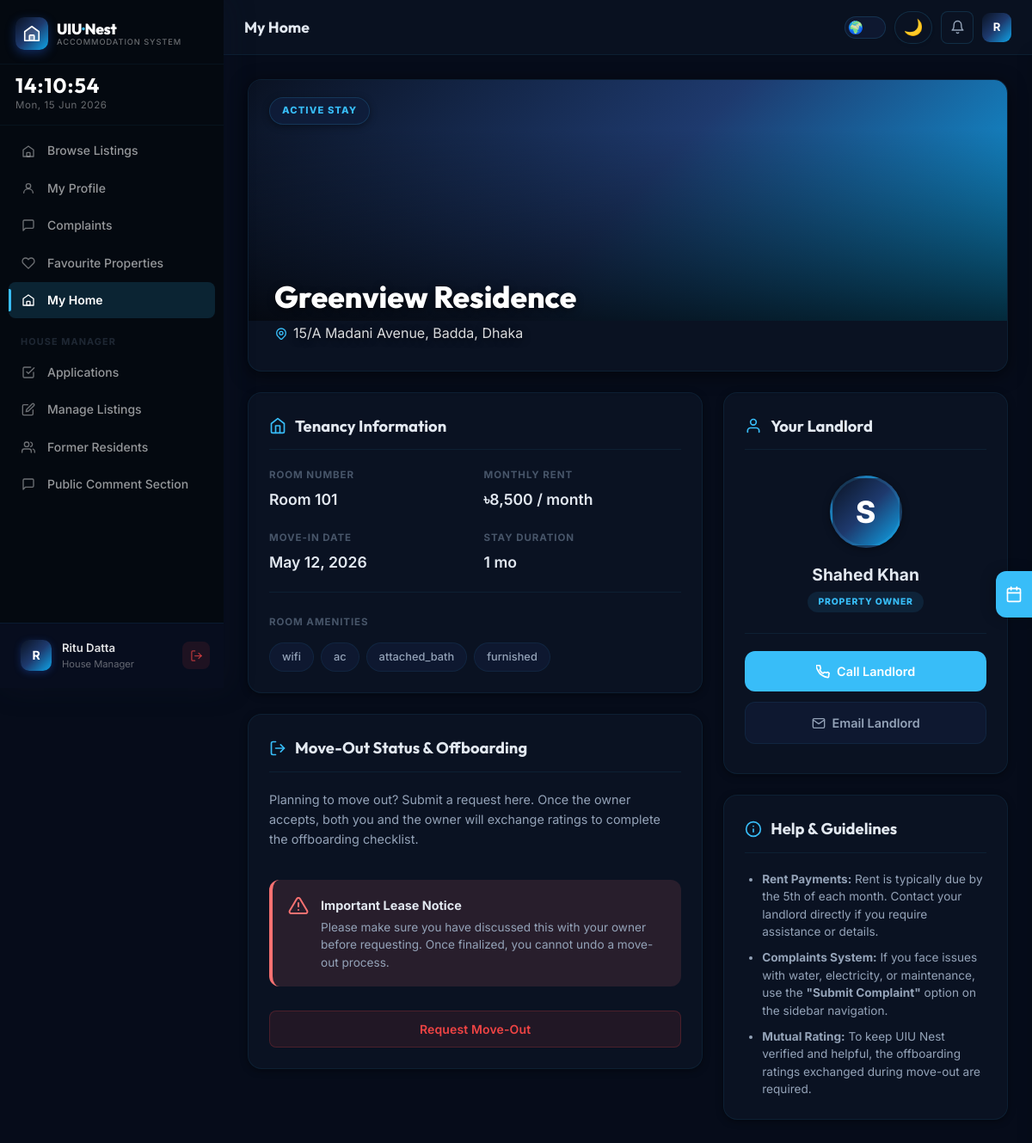
/pages/my-home.php (signed in), run on an earlier commit of the app's database.
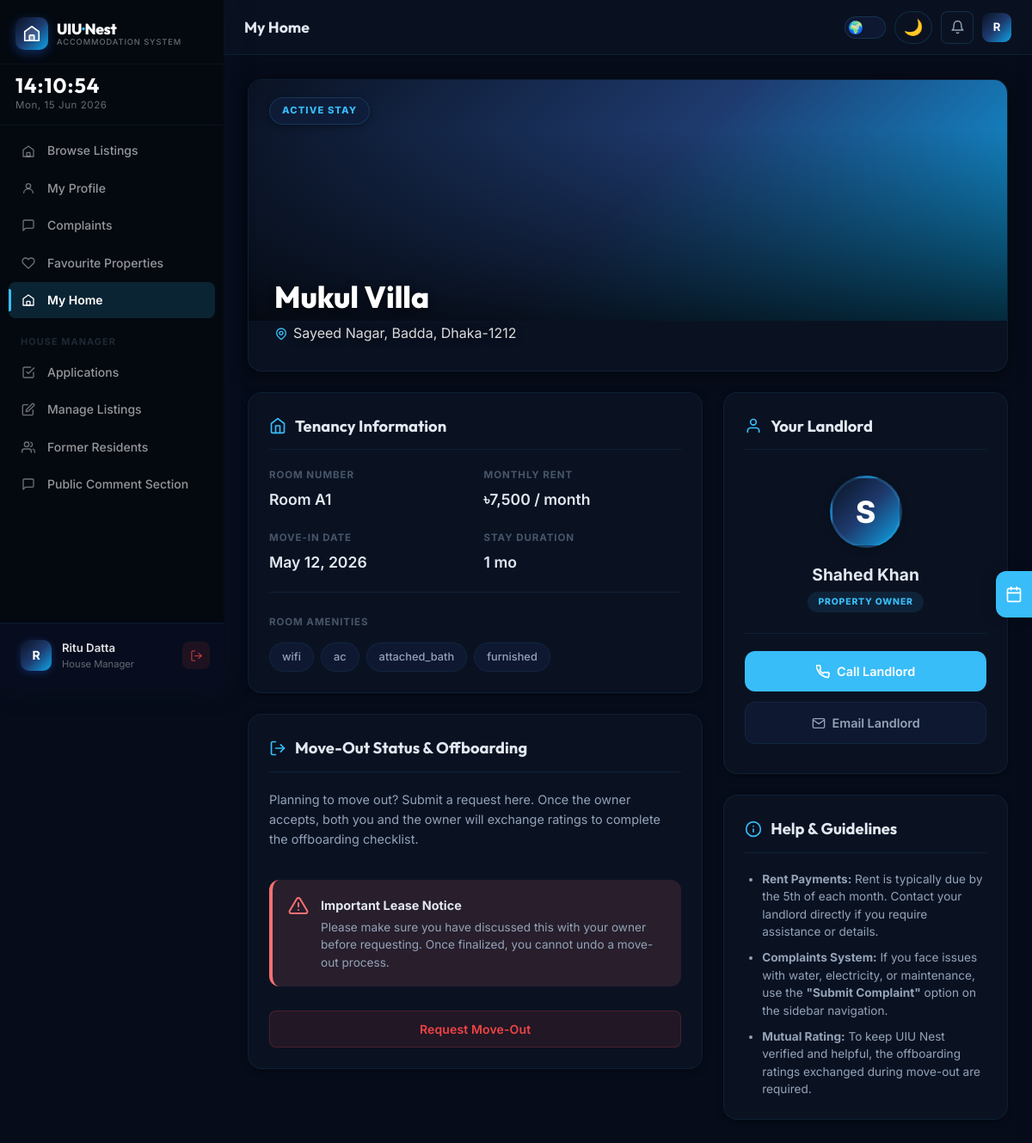
And on a later commit of the database.
### tables this page shows
CREATE TABLE `room_tenants` (
  `id`           INT UNSIGNED NOT NULL AUTO_INCREMENT,
  `room_id`      INT UNSIGNED NOT NULL,
  `user_id`      INT UNSIGNED NOT NULL,
  `moved_in_at`  DATETIME     NOT NULL DEFAULT CURRENT_TIMESTAMP,
  `moved_out_at` DATETIME     DEFAULT NULL,
  PRIMARY KEY (`id`),
  INDEX `idx_rt_user` (`user_id`),
  CONSTRAINT `fk_rt_room` FOREIGN KEY (`room_id`) REFERENCES `rooms` (`id`) ON DELETE CASCADE,
  CONSTRAINT `fk_rt_user` FOREIGN KEY (`user_id`) REFERENCES `users` (`id`) ON DELETE CASCADE
);

CREATE TABLE `properties` (
  `id`              INT UNSIGNED  NOT NULL AUTO_INCREMENT,
  `owner_id`        INT UNSIGNED  NOT NULL,
  `house_manager_id` INT UNSIGNED DEFAULT NULL,
  `name`            VARCHAR(200)  NOT NULL,
  `address`         TEXT          NOT NULL,
  `location_lat`    DECIMAL(10,7) NOT NULL DEFAULT 23.7990,
  `location_lng`    DECIMAL(10,7) NOT NULL DEFAULT 90.4510,
  `description`     TEXT          DEFAULT NULL,
  `image_path`      VARCHAR(500)  DEFAULT NULL,
  `is_active`       TINYINT(1)    NOT NULL DEFAULT 1,
  `created_at`      DATETIME      NOT NULL DEFAULT CURRENT_TIMESTAMP,
  `updated_at`      DATETIME      NOT NULL DEFAULT CURRENT_TIMESTAMP ON UPDATE CURRENT_TIMESTAMP,
  PRIMARY KEY (`id`),
  INDEX `idx_prop_owner` (`owner_id`),
  INDEX `idx_prop_location` (`location_lat`, `location_lng`),
  CONSTRAINT `fk_prop_owner` FOREIGN KEY (`owner_id`) REFERENCES `users` (`id`) ON DELETE CASCADE
);

CREATE TABLE `rooms` (
  `id`                INT UNSIGNED     NOT NULL AUTO_INCREMENT,
  `property_id`       INT UNSIGNED     NOT NULL,
  `room_number`       VARCHAR(20)      NOT NULL,
  `capacity`          TINYINT UNSIGNED NOT NULL DEFAULT 1,
  `current_occupancy` TINYINT UNSIGNED NOT NULL DEFAULT 0,
  `rent_amount`       DECIMAL(10,2)    NOT NULL,
  `amenities_json`    JSON             DEFAULT NULL,
  `description`       TEXT             DEFAULT NULL,
  `image_path`        VARCHAR(500)     DEFAULT NULL,
  `is_active`         TINYINT(1)       NOT NULL DEFAULT 1,
  `created_at`        DATETIME         NOT NULL DEFAULT CURRENT_TIMESTAMP,
  `updated_at`        DATETIME         NOT NULL DEFAULT CURRENT_TIMESTAMP ON UPDATE CURRENT_TIMESTAMP,
  PRIMARY KEY (`id`),
  INDEX `idx_room_property` (`property_id`),
  INDEX `idx_room_rent` (`rent_amount`),
  CONSTRAINT `fk_room_property` FOREIGN KEY (`property_id`) REFERENCES `properties` (`id`) ON DELETE CASCADE
);

CREATE TABLE `users` (
  `id`                INT UNSIGNED    NOT NULL AUTO_INCREMENT,
  `full_name`         VARCHAR(120)    NOT NULL,
  `email`             VARCHAR(255)    NOT NULL,
  `password_hash`     VARCHAR(255)    NOT NULL,
  `phone`             VARCHAR(20)     DEFAULT NULL,
  `role`              ENUM('guest','student','tenant','owner','admin') NOT NULL DEFAULT 'student',
  `email_verified_at` DATETIME        DEFAULT NULL,
  `avatar_path`       VARCHAR(500)    DEFAULT NULL,
  `student_id`        VARCHAR(30)     DEFAULT NULL,
  `department`        VARCHAR(100)    DEFAULT NULL,
  `year_of_study`     TINYINT UNSIGNED DEFAULT NULL,
  `gender`            ENUM('male','female','other') DEFAULT NULL,
  `bio`               TEXT            DEFAULT NULL,
  `is_active`         TINYINT(1)      NOT NULL DEFAULT 1,
  `created_at`        DATETIME        NOT NULL DEFAULT CURRENT_TIMESTAMP,
  `updated_at`        DATETIME        NOT NULL DEFAULT CURRENT_TIMESTAMP ON UPDATE CURRENT_TIMESTAMP,
  PRIMARY KEY (`id`),
  UNIQUE KEY `uk_users_email` (`email`),
  INDEX `idx_users_role` (`role`)
);

### pages/my-home.php (the view, shortened to what the changed rows need)
<?php
require_once __DIR__ . '/../includes/header.php';
$db     = getDB();
$userId = (int)$_SESSION['user_id'];
$tenancyStmt = $db->prepare(
    'SELECT rt.id AS rt_id, rt.moved_in_at,
            r.id AS room_id, r.room_number, r.rent_amount, r.amenities_json,
            p.id AS property_id, p.name AS property_name, p.address,
            p.image_path, p.cover_photo_position,
            u.id AS owner_id, u.full_name AS owner_name,
            u.avatar_path AS owner_avatar, u.phone AS owner_phone, u.email AS owner_email
       FROM room_tenants rt
       JOIN rooms r      ON r.id  = rt.room_id
       JOIN properties p ON p.id  = r.property_id
       JOIN users u      ON u.id  = p.owner_id
      WHERE rt.user_id       = :uid
        AND rt.moved_out_at IS NULL
      LIMIT 1'
);
$tenancyStmt->execute([':uid' => $userId]);
$tenancy = $tenancyStmt->fetch(PDO::FETCH_ASSOC);
    ?>
    <?php
$movedInDate = new DateTime($tenancy['moved_in_at']);
$now         = new DateTime();
$diff        = $movedInDate->diff($now);
$stayDuration = ($diff->y > 0 ? $diff->y . ' yr ' : '') . $diff->m . ' mo';
?>
<div class="my-home-container">
    <div class="home-hero-card">
        <div class="home-hero-content">
            <div class="home-hero-title-box">
                <h1><?= htmlspecialchars($tenancy['property_name']) ?></h1>
                <p>
                    <svg fill="none" viewBox="0 0 24 24" stroke="currentColor" stroke-width="2"><path stroke-linecap="round" stroke-linejoin="round" d="M17.657 16.657L13.414 20.9a1.998 1.998 0 01-2.827 0l-4.244-4.243a8 8 0 1111.314 0z"/><path stroke-linecap="round" stroke-linejoin="round" d="M15 11a3 3 0 11-6 0 3 3 0 016 0z"/></svg>
                    <?= htmlspecialchars($tenancy['address']) ?>
                </p>
            </div>
        </div>
    </div>
    <div class="home-grid">
        <div style="display:flex; flex-direction:column; gap:24px;">
            <div class="bento-card">
                <div class="details-grid">
                    <div class="detail-item">
                        <span class="detail-label">Room Number</span>
                        <span class="detail-val">Room <?= htmlspecialchars($tenancy['room_number']) ?></span>
                    </div>
                    <div class="detail-item">
                        <span class="detail-label">Monthly Rent</span>
                        <span class="detail-val">৳<?= number_format($tenancy['rent_amount'], 0) ?> / month</span>
                    </div>
                    <div class="detail-item">
                        <span class="detail-label">Move-In Date</span>
                        <span class="detail-val"><?= $movedInDate->format('F j, Y') ?></span>
                    </div>
                    <div class="detail-item">
                        <span class="detail-label">Stay Duration</span>
                        <span class="detail-val"><?= $stayDuration ?></span>
                    </div>
                </div>
                <?php
                $amenities = json_decode($tenancy['amenities_json'] ?? '[]', true);
                if (!empty($amenities)):
                ?>
                <div class="amenities-section">
                    <div class="amenities-list">
                        <?php foreach ($amenities as $amenity): ?>
                            <span class="amenity-pill"><?= htmlspecialchars($amenity) ?></span>
                        <?php endforeach; ?>
                    </div>
                </div>
                <?php endif; ?>
            </div>
        </div>
        <div style="display:flex; flex-direction:column; gap:24px;">
            <div class="bento-card">
                <div class="owner-profile">
                    <div class="owner-avatar-lg">
                        <?php if (!empty($tenancy['owner_avatar']) && file_exists(APP_ROOT . '/' . $tenancy['owner_avatar'])): ?>
                            <img src="<?= APP_URL . '/' . htmlspecialchars($tenancy['owner_avatar']) ?>" alt="Owner">
                        <?php else: ?>
                            <?= strtoupper(substr($tenancy['owner_name'], 0, 1)) ?>
                        <?php endif; ?>
                    </div>
                    <span class="owner-name"><?= htmlspecialchars($tenancy['owner_name']) ?></span>
                    <span class="owner-role-badge">Property Owner</span>
                    <div class="owner-contact-row">
                        <?php if (!empty($tenancy['owner_phone'])): ?>
                            <a href="tel:<?= htmlspecialchars($tenancy['owner_phone']) ?>" class="contact-btn btn-call">
                            </a>
                        <?php endif; ?>
                        <?php if (!empty($tenancy['owner_email'])): ?>
                            <a href="mailto:<?= htmlspecialchars($tenancy['owner_email']) ?>" class="contact-btn btn-email">
                            </a>
                        <?php endif; ?>
                    </div>
                </div>
            </div>
        </div>
    </div>
</div>
<?php require_once __DIR__ . '/../includes/footer.php'; ?>

What changed in the data, as far as the page shows it:
changed room_tenants "1 mo": properties.name "Greenview Residence" → "Mukul Villa"; properties.address "15/A Madani Avenue, Badda, Dhaka" → "Sayeed Nagar, Badda, Dhaka-1212"; room.room_number "101" → "A1"; room.rent_amount "8,500" → "7,500"
